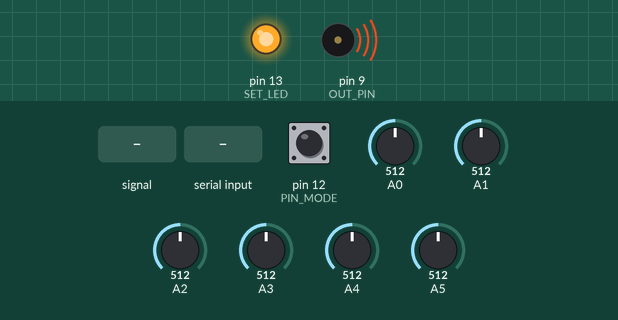
Bench run of a sketch on a simulated Arduino Uno, built with avr-gcc and run on an emulated ATmega328P. On the bench: output pins drawn as LEDs (lit = HIGH), buzzer (waves = sounding). The test bench sets the inputs (shaded band); at power-on: A1 = 512, A0 = 512, pin 12 (PIN_MODE) HIGH, A2 = 512, A3 = 512, A4 = 512, A5 = 512. What the sketch prints to the serial monitor is not drawn.

Above: at 1.7 s.
1.8 s: A0 fed a 200 Hz sine of ±81 counts around its level
4.8 s: "A90\n" received over Serial
7.8 s: A1 set to 900
10.8 s: A0 set to 40
At 11.7 s:
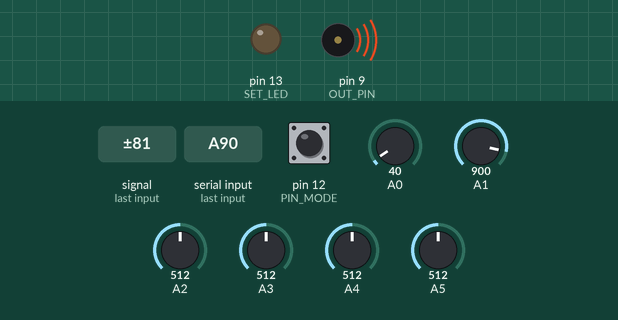
13.8 s: "R" received over Serial
At 16.6 s:
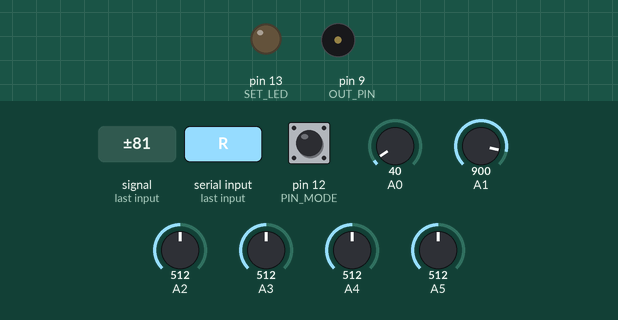
16.8 s: A0 set to 992
At 18.4 s:
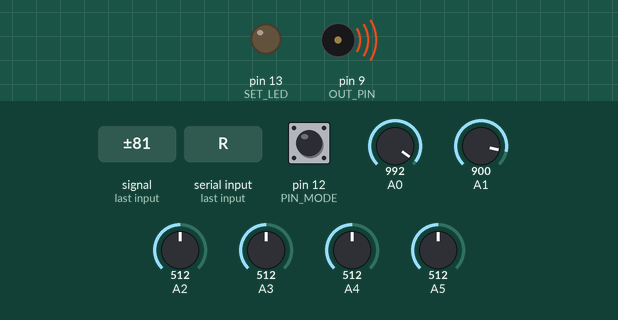
Timing chart, 0 to 19.9 s (numbered marks = the images above; inputs shaded):
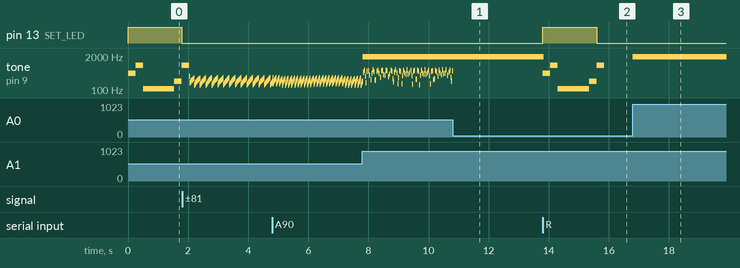

Measured:
- after the input at 10.8 s, tone on pin 9 (OUT_PIN): goes on until 10.8 s, then stays 1900 Hz
- after the input at 13.8 s, pin 13 (SET_LED): LOW → HIGH at once, → LOW 1.8 s later; tone on pin 9 (OUT_PIN): plays 440 Hz for 0.25 s, 880 Hz for 0.25 s, 110 Hz for 1.0 s, 220 Hz for 0.25 s, 880 Hz for 0.25 s, starting at once
- after the input at 16.8 s, tone on pin 9 (OUT_PIN): silent → 1900 Hz at once
- by itself, tone on pin 9 (OUT_PIN): plays 1900 Hz for 0.01 s, 468 Hz for 0.01 s, 1900 Hz for 0.03 s, 582 Hz for 0.01 s, 1900 Hz for 0.03 s, 333 Hz for 0.01 s … (168 notes in this stretch)

The sketch:

EnergyAnalyzer.ino
```cpp
// (licence header left out)
#define VERSION                   "RivEnerg/1.3"
#define PAUSE0                    5     //  Wave length on mode 0 [milliseconds].
#define PAUSE1                    10    //  Wave length on mode 1 [milliseconds].
#define PIN_MODE                  12    //  Mode pin.
#define TIM_THRESHOLD             500   //  Timeout touch [milliseconds].
#define SIGNAL_TIMEOUT            1000  //  Signal timeout [milliseconds].
#define MIN_SERIAL_TX_AVAILABLE   32    //  Requested bytes number to send data [bytes].
#define MIN_FREQ                  50    //  Minimum sound frequency [hz].
#define MAX_FREQ                  1900  //  Maximum sound frequency [hz].
#define FREQ_MULT                 3     //  Multipiler.
#define OUT_PIN                   9     //  Output pin.
#define SET_LED                   13    //  Led pin.
#define SET_TIME                  1000  //  Setup time [milliseconds]
#define ANALOGS                   2     //  Number of analogic inputs.
#define FREQ_RANGE                ( MAX_FREQ - MIN_FREQ )
#define FREQ_STEP                 ( 1023.0 / FREQ_RANGE )

boolean setDone =false;
boolean touch = false;
boolean mode = false;
boolean prevMode = false;
boolean resetTrack = false;
boolean resetSignal = false;
boolean enableAnalogs = false;

int idTrack = 0;
int frameSkip = 0;
int curTmp = 0;
int analogCnt = 0;

unsigned long lastTouch = 0;
unsigned long tim = 0;
unsigned long mTim = 0;
unsigned long freq=0;
unsigned long lastPeak = 0;
unsigned long analogTim = 0;

int threshold[ANALOGS];
int val[ANALOGS];
int valMax[ANALOGS];

void setup() {
  analogReference(INTERNAL);
  pinMode(OUT_PIN,OUTPUT);
  pinMode(PIN_MODE,INPUT_PULLUP);
  pinMode(SET_LED,OUTPUT);
  prevMode = true ^ digitalRead(PIN_MODE);

  Serial.begin(115200);
  Serial.println();
  Serial.flush();

  Serial.println();
  Serial.flush();

  Serial.print("@B\t");
  Serial.println(VERSION);

  Serial.print("@A\t");
  Serial.println(ANALOGS);
  Serial.flush();

  Serial.println("!8");
  Serial.flush();

  doSet();

}

void doSet() {
    digitalWrite(SET_LED,HIGH);
    Serial.println("!6");
    Serial.flush();

    curTmp=0;
    mTim = millis();

    for (int i = 0 ; i<ANALOGS; i++) {
      threshold[i]=1;
      val[i]=0;
      valMax[i]=0;
    }

    tone(OUT_PIN,440);
    delay(250);
    tone(OUT_PIN,880);
    delay(250);
    noTone(OUT_PIN);
    tone(OUT_PIN,110);
    setDone=false;
  }

void loop() {

  tim = millis();

  touch = false;
  mode = digitalRead(PIN_MODE);
  if (mode!=prevMode) {
    prevMode=mode;
    Serial.print("!4\t");
    Serial.println(mode&1);
    Serial.flush();
    }

  for (int i=0;i<ANALOGS;i++) {

    val[i] = analogRead(i);

    if (val[i]>threshold[i]) {
      if (val[i]>valMax[i]) valMax[i]=val[i];
      touch=true;
      lastTouch=tim;
      lastPeak = tim;
    }

    if (!setDone) {

      if (val[i]>threshold[i]) threshold[i]=val[i];

      if (tim!=mTim) {
        mTim=tim;
        if (curTmp++>SET_TIME) {
          setDone=true;
          tone(OUT_PIN,220);
          delay(250);
          tone(OUT_PIN,880);
          digitalWrite(SET_LED,LOW);
          delay(250);
          noTone(OUT_PIN);
          Serial.print("!3");
          for (int i =0;i<ANALOGS;i++) {
            Serial.print('\t');
            Serial.print(threshold[i]);
          }
          Serial.println();
          Serial.flush();
        }
      }
    }
  }

  if (setDone) {
    for (int i=0;i<ANALOGS;i++) {
        if (val[i]>threshold[i]) {

          freq = MIN_FREQ + (abs(val[i]-threshold[i]) / FREQ_STEP);
          freq *= FREQ_MULT;
          if (freq > MAX_FREQ) freq=MAX_FREQ;
          if (freq < MIN_FREQ) freq=MIN_FREQ;
          tone(OUT_PIN,freq);
          if (mode) delay(PAUSE1); else delay(PAUSE0);
        } else {
          noTone(OUT_PIN);
        }
      }
  }

  if (resetTrack && setDone && abs(tim-lastTouch)>TIM_THRESHOLD) {
    idTrack=(idTrack+1)%10;
    resetTrack=false;
    for (int i=0;i<ANALOGS;i++) {
        valMax[i]=0;
      }
   }

  if (resetSignal && setDone && abs(tim-lastTouch)>SIGNAL_TIMEOUT) {
    resetSignal=false;
    Serial.println("!1");
    Serial.flush();
    }

  if (touch) {

    resetTrack=true;
    resetSignal=true;

    if (Serial.availableForWrite()>=MIN_SERIAL_TX_AVAILABLE) {
        freq = lastPeak%8000;
        if (setDone) Serial.print('D'); else Serial.print('S');
        Serial.print(ANALOGS);
        Serial.print('\t');

        for (int i=0;i<ANALOGS;i++) {
          Serial.print(val[i]);
          Serial.print('\t');
          Serial.print(valMax[i]);
          Serial.print('\t');
        }

        Serial.print(freq);
        Serial.print('\t');
        Serial.print(frameSkip);
        Serial.print('\t');
        Serial.println(idTrack);

        Serial.flush();
        frameSkip=0;
      } else {
        if (frameSkip<1000) frameSkip++;
      }

      if (!setDone) delay(PAUSE0);
    }

  if (enableAnalogs) {
    if (tim!=analogTim) {
      analogTim=tim;
      if (analogCnt++>=500) {
        analogCnt=0;
        Serial.print("!12\t");
        for (int ii=2; ii<=5;ii++) {
          Serial.print(analogRead(ii));
          if (ii<5) Serial.write('\t');
          }
        Serial.println();
        Serial.flush();
        }
      }
    }

  if (Serial.available()) {
    int i = Serial.read();

    switch(i) {
      case 'P':
        Serial.println("!0");
        break;

      case 'A':
        enableAnalogs = true;
        Serial.println("!11");
        break;

      case 'a':
        enableAnalogs = false;
        Serial.println("!10");
        break;

      case 'S':
        setDone=true;
        for (int i=0;i<ANALOGS;i++) {
          threshold[i] = Serial.parseInt();
          }
        Serial.println("!13");
        break;

      case 'V':
        Serial.print("@B\t");
        Serial.println(VERSION);
        break;

      case 'R':
        doSet();
        Serial.print("@B\t");
        Serial.println(VERSION);
        break;

      case 13:
      case 10:
        break;

      default:
        Serial.println("!7");
      }

    Serial.flush();
    }
}
```
